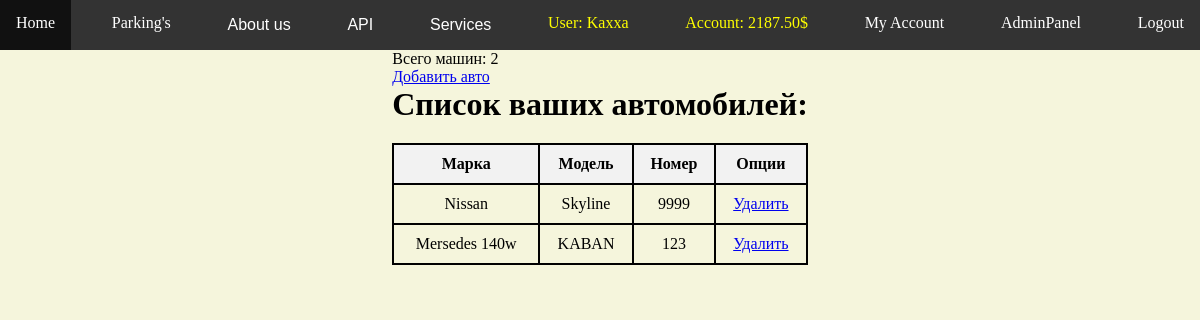
Screenshot of /myparking/my_cars/ (signed in) with the database file from the repository.
### myparking/models.py (models this page shows, shortened)
class Account(models.Model):  # счет в банке, для возможности оплаты
    user = models.OneToOneField(User, on_delete=models.CASCADE, related_name='account')
    amount = models.DecimalField(max_digits=10, decimal_places=2, default=0)

class Car(models.Model):
    owner = models.ForeignKey(User, on_delete=models.CASCADE, related_name='cars')
    mark = models.CharField(max_length=100)
    model = models.CharField(max_length=100)
    license_plate = models.CharField(max_length=20)

### myparking/views.py (the view)
# urls.py: path('my_cars/', views.my_cars, name='my_cars'),
def my_cars(request):
    user = request.user
    cars = user.cars.all()
    cars_count = cars.count()
    return render(
        request,
        'myparking/my_cars.html',
        context={'cars': cars, 'cars_count': cars_count, },
    )

### myparking/templates/myparking/my_cars.html (shortened to what this page needs)
{% extends "base_generic.html"%}
{% block content%}
<div class="row">
    <div class="col-sm-12">
        <p>Всего машин: {{ cars_count }}</p>
        <a href="{% url 'add_car' %}" class="btn btn-success">Добавить авто</a>
          {% if cars %}
        <h1>Список ваших автомобилей: </h1>
            <table class="table table-striped table-bordered">
                <thead class="thead-dark">
                    <tr>
                        <th>Марка</th>
                        <th>Модель</th>
                        <th>Номер</th>
                        <th>Опции</th>
                    </tr>
                    </thead>
                <tbody>
                    {% for car in cars %}
                         <tr>
                             <td>{{ car.mark }}</td>
                             <td>{{ car.model }}</td>
                             <td>{{ car.license_plate }}</td>
                             <td>
                                 <a href="{% url 'delete_car' car.id %}" class="btn btn-danger">Удалить</a>
                             </td>
                         </tr>
                    {% endfor %}
                </tbody>
            </table>
         {% else %}
                <h2> You don't have any cars.</h2>
         {% endif %}
    </div>
</div>
{% endblock %}

### myparking/templates/base_generic.html (shortened to what this page needs)
<!DOCTYPE html>
<html lang="en">
<head>
    {% load static %}
    <link rel="stylesheet" href="{% static 'myparking/css/site_style.css' %}">
    <link rel="stylesheet" href="{% static 'myparking/css/elements/dropdown.css' %}">
    <link rel="stylesheet" href="{% static 'myparking/css/elements/navbar.css' %}">
    <link rel="stylesheet" href="{% static 'myparking/css/font_text.css' %}">
</head>
<body class="bg-site">
<nav class="navbar">
    <a class="navbar-item" href="{% url 'index'%}">Home</a>
    <a class="navbar-item" href="{% url 'parking_list'%}">Parking's</a>
    <div class="navbar-item dropdown">
        <button class="dropbtn">About us</button>
    </div>
    <div class="navbar-item dropdown">
        <button class="dropbtn">API</button>
    </div>
    {% if user.is_authenticated %}
    <div class="navbar-item dropdown">
        <button class="dropbtn">Services</button>
    </div>
    <label class="navbar-label">User: {{ user.get_username }}</label>
    <label class="navbar-label">Account: {{ user.account.amount }}$</label>
    <a class="navbar-item" href="{% url 'my_account'%}">My Account</a>
    {% if user.is_superuser %}
    <a class="navbar-item" href="{% url 'admin_panel' %}">AdminPanel</a>
    {% endif %}
    <a class="navbar-item" href="{% url 'logout'%}">Logout</a>
    {% else %}
    <a class="navbar-item" href="{% url 'login'%}">Login</a>
    <a class="navbar-item" href="{% url 'register'%}">Registration</a>
    {% endif %}
</nav>
<div class="my-main-container">
    {% block content %}
    {% endblock %}
</div>
</body>
</html>

### myparking/static/myparking/css/site_style.css (style rules this page uses)
* { margin: 0px; padding: 0px; }
.my-main-container { display: flex; justify-content: center; align-items: center; }
.bg-site { background: beige; }
table { width: 100%; border-collapse: collapse; margin: 20px auto; }
th, td { padding: 10px; text-align: center; border: 2px solid black; }
th { background-color: #f2f2f2; }

### myparking/static/myparking/css/elements/dropdown.css (style rules this page uses)
.dropbtn { background-color: inherit; color: white; padding: 16px; font-size: 16px; border: none; }
.dropdown { position: relative; display: inline-block; }

### myparking/static/myparking/css/elements/navbar.css (style rules this page uses)
.navbar { margin: 0; padding: 0; background-color: #333; display: flex; justify-content: space-between; position: sticky; top: 0px; z-index:2; }
.navbar a, label { padding: 14px 16px; }
.navbar-item { color: white; text-align: center; text-decoration: none; }
.navbar-label { color: yellow; text-align: center; text-decoration: none; }

### rows the page displays
Car: mark "Nissan", model "Skyline", license_plate "9999"
Car: mark "Mersedes 140w", model "KABAN", license_plate "123"

### other values shown
{{ user.get_username }} "Kaxxa"
{{ user.account.amount }} "2187.50"
{{ cars_count }} "2"
